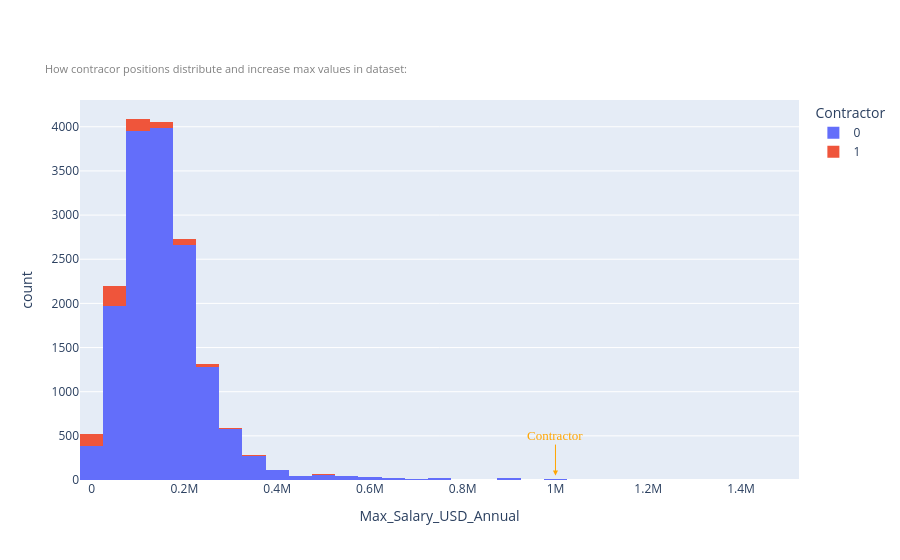

Notebook code for this chart:
### Markdown cell above
### Impact of Removing Contractor Positions
* **Higher Median Pay:** Filtering out contractors increased both the mean salary (from $132.4k to $134.3k) and median salary (from $121.8k to $123.6k).
* **Reduced Variance:** Standard deviation dropped from $83.8k to $82.6k, reducing right-tail noise and extreme salary outliers.
* **Cleaner Full-Time Baseline:** This step stabilizes the dataset, providing a more reliable foundation for standard full-time compensation analysis.
##### ####################################################################################

### Code cell
# ۱. ساخت نمودار
fig2 = px.histogram(
    df, 
    x="Max_Salary_USD_Annual", 
    nbins=50, 
    color='Contractor', 
    #template='plotly_dark',
    title='Maximum Annual Average salary Distribution',
    labels={'Avg_Salary_USD_Annual': 'Average Annual Salary'}
)

# ۲. اضافه کردن Subtitle و تنظیم عنوان
fig2.update_layout(
    title=dict(
        text='Maximum Annual Average salary Distribution',
        font=dict(color='White', size=17),
        subtitle=dict(
            text='How contracor positions distribute and increase max values in dataset:',
            font=dict(color='gray', size=11)
        )
    )
)

# ۳. اضافه کردن Annotation بالای ستون 1M
fig2.add_annotation(
    x=1000000,           # موقعیت روی محور افقی (1M)
    y=50,                # ارتفاع فلش روی محور عمودی (بستگی به دید بهتر دارد)
    text="Contractor",   # متنی که میخواهید نمایش داده شود
    showarrow=True,      # نمایش فلش
    arrowhead=2,         # استایل سر فلش
    arrowcolor="orange", # رنگ فلش
    arrowsize=1,
    ax=0,                # جابهجایی افقی متن نسبت به اشارهگر
    ay=-40,              # جابهجایی عمودی متن (منفی یعنی بالای فلش)
    font=dict(size=13, color="orange", family="Arial Black")
)

fig2.show()

### Figure 1 — Plotly figure (JSON) as saved in the notebook; plotly's stock layout.template omitted (floating-point values rounded to 4 significant figures; data arrays with more than 128 entries replaced by an {"elided": "..."} marker saying what was removed)
{"data": [{"bingroup": "x", "hovertemplate": "Contractor=0<br>Max_Salary_USD_Annual=%{x}<br>count=%{y}<extra></extra>", "legendgroup": "0", "marker": {"color": "#636efa", "pattern": {"shape": ""}}, "name": "0", "nbinsx": 50, "orientation": "v", "showlegend": true, "type": "histogram", "x": {"elided": "39092 float values"}, "xaxis": "x", "yaxis": "y"}, {"bingroup": "x", "hovertemplate": "Contractor=1<br>Max_Salary_USD_Annual=%{x}<br>count=%{y}<extra></extra>", "legendgroup": "1", "marker": {"color": "#EF553B", "pattern": {"shape": ""}}, "name": "1", "nbinsx": 50, "orientation": "v", "showlegend": true, "type": "histogram", "x": {"elided": "4736 float values"}, "xaxis": "x", "yaxis": "y"}], "layout": {"annotations": [{"arrowcolor": "orange", "arrowhead": 2, "arrowsize": 1, "ax": 0, "ay": -40, "font": {"color": "orange", "family": "Arial Black", "size": 13}, "showarrow": true, "text": "Contractor", "x": 1000000, "y": 50}], "barmode": "relative", "legend": {"title": {"text": "Contractor"}, "tracegroupgap": 0}, "title": {"font": {"color": "White", "size": 17}, "subtitle": {"font": {"color": "gray", "size": 11}, "text": "How contracor positions distribute and increase max values in dataset:"}, "text": "Maximum Annual Average salary Distribution"}, "xaxis": {"anchor": "y", "domain": [0, 1], "title": {"text": "Max_Salary_USD_Annual"}}, "yaxis": {"anchor": "x", "domain": [0, 1], "title": {"text": "count"}}}}
